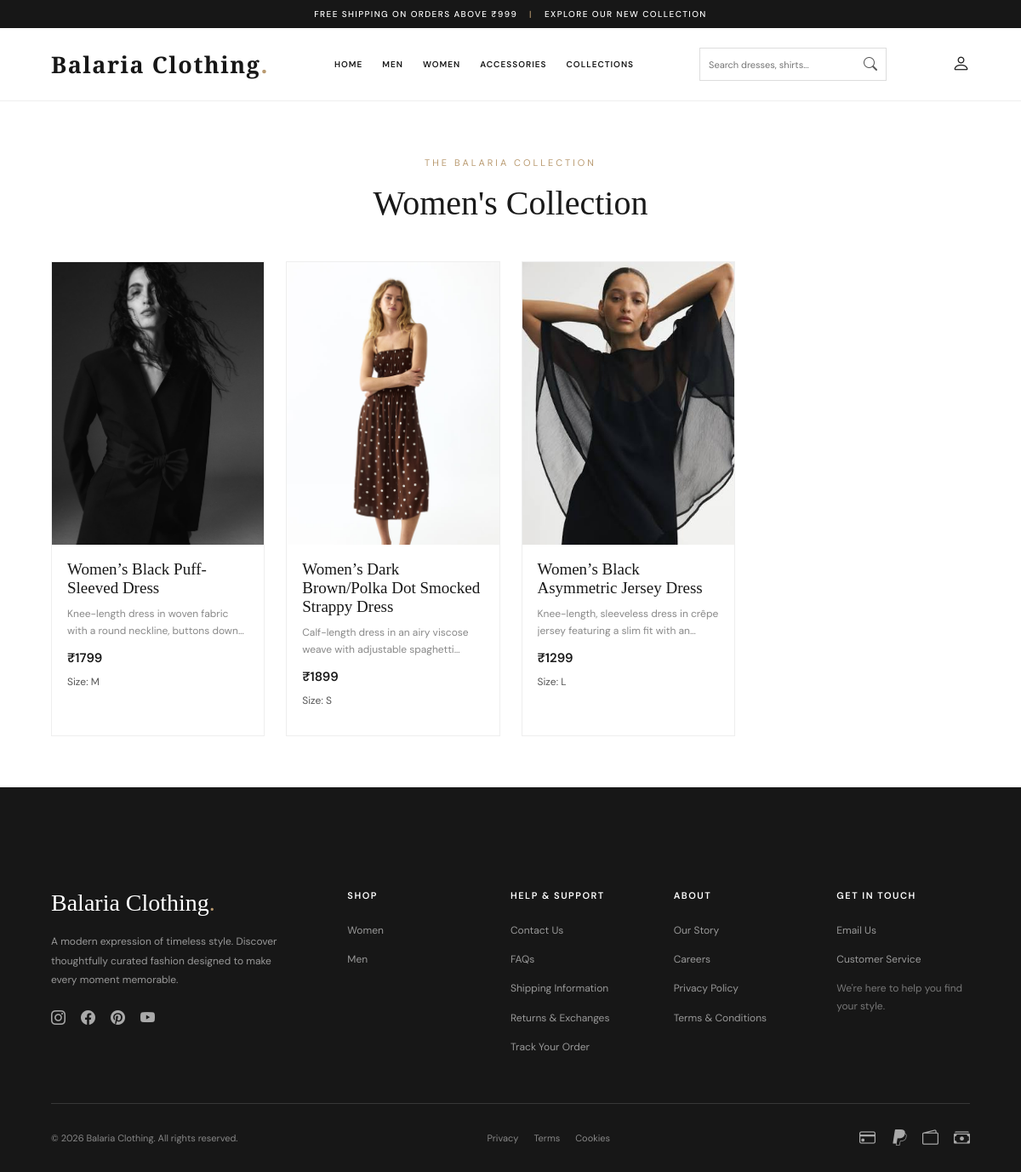
Screenshot of /women/ with the database file from the repository.
### home/models.py (models this page shows, shortened)
class Product(models.Model):
    name=models.CharField(max_length=120)
    price=models.IntegerField()
    description=models.TextField()
    img=models.ImageField(upload_to='product/')
    categorie=models.ForeignKey(Categorie,on_delete=models.CASCADE)
    size=models.ForeignKey(Size,on_delete=models.CASCADE)

class Size(models.Model):
    name=models.CharField(max_length=5)
    def __str__(self):
        return self.name

### home/views.py (the view)
# urls.py: path('women/',womenpage),
def womenpage(request):
    products=Product.objects.filter(categorie_id=2)
    return render(request,'women.html',{'products':products})

### templates/women.html (shortened to what this page needs)
{% extends 'base.html' %}
{% load static %}
{% block styles %}
<link rel="stylesheet" href="{% static 'css/men.css' %}">
{% endblock %}
{% block content %}
<section class="men-section">
    <div class="men-heading">
        <span>THE BALARIA COLLECTION</span>
        <h1>Women's Collection</h1>
    </div>
    <div class="men-product-grid">
        {% for product in products %}
        <div class="men-product-card">
            <div class="men-product-image">
                {% if product.img %}
                <img src="{{ product.img.url }}" alt="{{ product.name }}">
                {% endif %}
            </div>
            <div class="men-product-details">
                <h3>{{ product.name }}</h3>
                <p class="product-description">
                    {{ product.description }}
                </p>
                <p class="product-price">₹{{ product.price }}</p>
                <p class="product-size">
                    Size: {{ product.size }}
                </p>
            </div>
        </div>
        {% empty %}
        <div class="empty-products">
            <h3>Collection Coming Soon</h3>
        </div>
        {% endfor %}
    </div>
</section>
{% endblock %}

### static/css/base.css (style rules this page uses)
* { margin: 0; padding: 0; box-sizing: border-box; }
body { font-family: 'DM Sans', sans-serif; background: #ffffff; color: #171717; }

### static/css/men.css (style rules this page uses)
.men-section { padding: 60px 5%; background: #ffffff; }
.men-heading { text-align: center; margin-bottom: 45px; }
.men-heading span { color: #b99a70; font-size: 11px; letter-spacing: 3px; }
.men-heading h1 { margin-top: 15px; font-family: 'Playfair Display', serif; font-size: 40px; font-weight: 400; color: #191919; }
.men-product-grid { display: grid; grid-template-columns: repeat(4, minmax(0, 1fr)); gap: 25px; align-items: stretch; }
.men-product-card { display: flex; flex-direction: column; height: 100%; border: 1px solid #eeeeee; background: #ffffff; }
.men-product-image { width: 100%; aspect-ratio: 3 / 4; overflow: hidden; background: #f5f3ef; flex-shrink: 0; }
.men-product-image img { width: 100%; height: 120%; display: block; object-fit: cover; object-position: center; }
.men-product-details { display: flex; flex-direction: column; flex: 1; padding: 18px; }
.men-product-details h3 { margin-bottom: 10px; font-family: 'Playfair Display', serif; font-size: 19px; font-weight: 500; color: #191919; }
.product-description { margin-bottom: 12px; color: #888888; font-size: 12px; line-height: 1.6; display: -webkit-box; -webkit-line-clamp: 2; -webkit-box-orient: vertical; overflow: hidden; text-overflow: ellipsis; }
.product-price { margin-bottom: 10px; color: #191919; font-size: 15px; font-weight: 600; }
.product-size { margin-bottom: 15px; color: #555555; font-size: 12px; }

### rows the page displays
Product: img (picture), name "Women’s Black Puff-Sleeved Dress", description "Knee-length dress in woven fabric with a round neckline, buttons…", price "1799", size "M"
Product: img (picture), name "Women’s Dark Brown/Polka Dot Smocked Strappy Dress", description "Calf-length dress in an airy viscose weave with adjustable…", price "1899", size "S"
Product: img (picture), name "Women’s Black Asymmetric Jersey Dress", description "Knee-length, sleeveless dress in crêpe jersey featuring a slim fit with…", price "1299", size "L"
